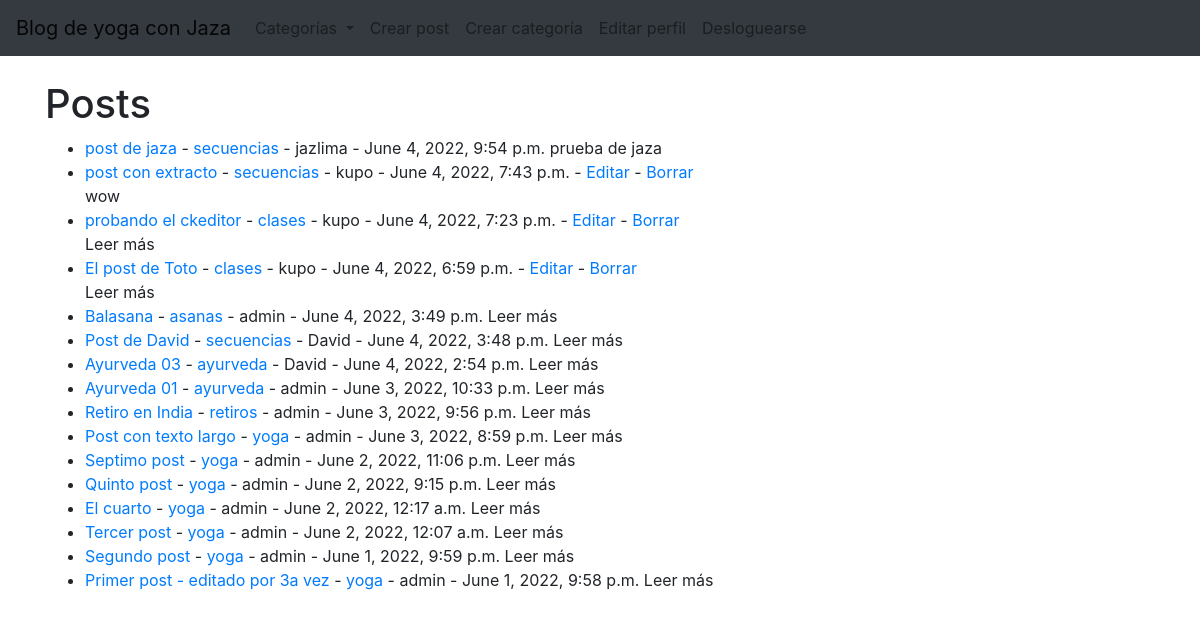
The page / (signed in) on the database its author committed.
### AppBlogYoga/models.py (models this page shows, shortened)
class Post(models.Model):
    titulo=models.CharField(max_length=200)
    subtitulo=models.CharField(max_length=200)
    cuerpo=RichTextField(blank=True, null=True)
    autor=models.ForeignKey(User, on_delete=models.CASCADE)
    fecha=models.DateTimeField(auto_now_add=True)
    imagen=models.ImageField(upload_to='blog/', blank=True, null=True)
    categoria=models.CharField(max_length=200, default='yoga')
    likes=models.ManyToManyField(User, related_name='blog_post')
    extracto=models.CharField(max_length=200)

### AppBlogYoga/views.py (the view)
# urls.py: path('', HomeView.as_view(), name='home'),
class HomeView(ListView):
    model = Post
    template_name = 'home.html'
    ordering=['-fecha']
    def get_context_data(self, *args, **kwargs):
        cat_menu=Category.objects.all()
        contexto=super(HomeView, self).get_context_data(*args, **kwargs)
        contexto['cat_menu']=cat_menu
        return contexto

### AppBlogYoga/models.py (called while the page is built)
    def __str__(self):
        return self.nombre

### AppBlogYoga/templates/home.html
{% extends 'padre.html' %}
{% block content %}
<h1>Posts</h1>
<ul>
{% for post in object_list %}
    <li><a href="{% url 'detailPost' post.pk %}">{{ post.titulo }}</a>
    - <a href="{% url 'category' post.categoria %}">{{ post.categoria }}</a> - {{ post.autor }} - {{post.fecha}}
    {% if user.is_authenticated %}
        {% if user.id == post.autor.id %}
            - <a href="{% url 'updatePost' post.pk %}">Editar</a>
            - <a href="{% url 'deletePost' post.pk %}">Borrar</a>
            <br/>
        {% endif %}
    {% endif %}
    {{ post.extracto}}</li>
{% endfor %}
</ul>
{% endblock %}

### rows shown on the page
Post: titulo "post de jaza", categoria "secuencias", autor "jazlima", fecha "June 4, 2022, 9:54 p.m.", extracto "prueba de jaza"
Post: titulo "post con extracto", categoria "secuencias", autor "kupo", fecha "June 4, 2022, 7:43 p.m.", shows "Editar", extracto "wow"
Post: titulo "probando el ckeditor", categoria "clases", autor "kupo", fecha "June 4, 2022, 7:23 p.m.", shows "Editar", extracto "Leer más"
Post: titulo "El post de Toto", categoria "clases", autor "kupo", fecha "June 4, 2022, 6:59 p.m.", shows "Editar", extracto "Leer más"
Post: titulo "Balasana", categoria "asanas", autor "admin", fecha "June 4, 2022, 3:49 p.m.", extracto "Leer más"
Post: titulo "Post de David", categoria "secuencias", autor "David", fecha "June 4, 2022, 3:48 p.m.", extracto "Leer más"
Post: titulo "Ayurveda 03", categoria "ayurveda", autor "David", fecha "June 4, 2022, 2:54 p.m.", extracto "Leer más"
Post: titulo "Ayurveda 01", categoria "ayurveda", autor "admin", fecha "June 3, 2022, 10:33 p.m.", extracto "Leer más"
Post: titulo "Retiro en India", categoria "retiros", autor "admin", fecha "June 3, 2022, 9:56 p.m.", extracto "Leer más"
Post: titulo "Post con texto largo", categoria "yoga", autor "admin", fecha "June 3, 2022, 8:59 p.m.", extracto "Leer más"
Post: titulo "Septimo post", categoria "yoga", autor "admin", fecha "June 2, 2022, 11:06 p.m.", extracto "Leer más"
Post: titulo "Quinto post", categoria "yoga", autor "admin", fecha "June 2, 2022, 9:15 p.m.", extracto "Leer más"
Post: titulo "El cuarto", categoria "yoga", autor "admin", fecha "June 2, 2022, 12:17 a.m.", extracto "Leer más"
Post: titulo "Tercer post", categoria "yoga", autor "admin", fecha "June 2, 2022, 12:07 a.m.", extracto "Leer más"
Post: titulo "Segundo post", categoria "yoga", autor "admin", fecha "June 1, 2022, 9:59 p.m.", extracto "Leer más"
Post: titulo "Primer post - editado por 3a vez", categoria "yoga", autor "admin", fecha "June 1, 2022, 9:58 p.m.", extracto "Leer más"
